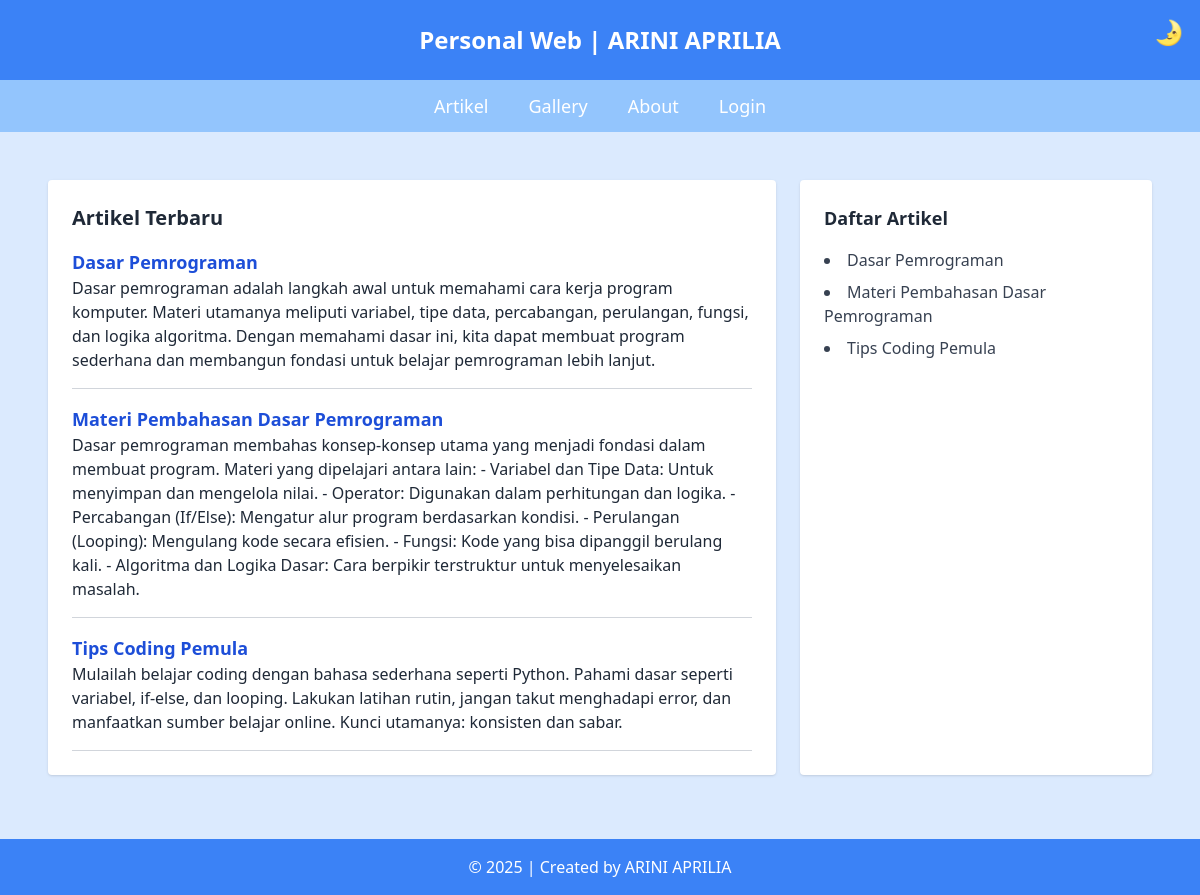
The page / on the database its author committed.
### tables this page shows
CREATE TABLE `tbl_artikel` (
  `id_artikel` int(5) NOT NULL,
  `nama_artikel` text NOT NULL,
  `isi_artikel` text NOT NULL
);

### index.php (the view, shortened to what this page needs)
<?php include "koneksi.php"; ?>
<!DOCTYPE html>
<html lang="en" class="transition duration-500">
<head>
    <script src="https://cdn.tailwindcss.com"></script>
</head>
<body class="bg-blue-100 dark:bg-gray-900 text-gray-800 dark:text-gray-100 font-sans transition duration-500">
<div class="absolute top-4 right-4 z-50">
    <button id="toggleDarkMode" class="text-2xl">
        🌛
    </button>
</div>
<header class="bg-blue-500 dark:bg-gray-800 text-white text-center p-6 text-2xl font-bold">
    Personal Web | ARINI APRILIA
</header>
<nav class="bg-blue-300 dark:bg-gray-700 text-white py-3">
    <ul class="flex justify-center space-x-10 font-medium text-lg">
        <li><a href="index.php" class="hover:underline">Artikel</a></li>
        <li><a href="gallery.php" class="hover:underline">Gallery</a></li>
        <li><a href="about.php" class="hover:underline">About</a></li>
        <li><a href="admin/login.php" class="hover:underline">Login</a></li>
    </ul>
</nav>
<main class="max-w-6xl mx-auto p-6 grid grid-cols-1 md:grid-cols-3 gap-6 mt-6">
    <section class="md:col-span-2 bg-white dark:bg-gray-800 p-6 rounded shadow">
        <h2 class="text-xl font-bold mb-4">Artikel Terbaru</h2>
        <div class="space-y-4">
        <?php
        $sql = "SELECT * FROM tbl_artikel ORDER BY id_artikel DESC";
        $query = mysqli_query($db, $sql);
        while ($data = mysqli_fetch_array($query)) {
            echo "<div class='border-b border-gray-300 dark:border-gray-600 pb-4'>";
            echo "<h3 class='text-lg font-semibold text-blue-700 dark:text-blue-300'>" .
            htmlspecialchars($data['nama_artikel']) . "</h3>";
            echo "<p>" . htmlspecialchars($data['isi_artikel']) . "</p>";
            echo "</div>";
        }
        ?>
        </div>
    </section>
    <aside class="bg-white dark:bg-gray-800 p-6 rounded shadow">
        <h2 class="text-lg font-bold mb-4">Daftar Artikel</h2>
        <ul class="space-y-2 list-disc list-inside text-gray-700 dark:text-gray-300">
        <?php
        $sql = "SELECT * FROM tbl_artikel ORDER BY id_artikel DESC";
        $query = mysqli_query($db, $sql);
        while ($data = mysqli_fetch_array($query)) {
            echo "<li>" . htmlspecialchars($data['nama_artikel']) . "</li>";
        }
        ?>
        </ul>
    </aside>
</main>
<footer class="bg-blue-500 dark:bg-gray-800 text-white text-center py-4 mt-10">
    &copy; <?php echo date('Y'); ?> | Created by ARINI APRILIA
</footer>
</body>
</html>

### rows shown on the page
tbl_artikel: nama_artikel "Dasar Pemrograman", isi_artikel "Dasar pemrograman adalah langkah awal untuk memahami cara kerja program komputer. Materi utamanya meliputi variabel, tipe data, percabangan, perulangan, fungsi, dan logika algoritma. Dengan memahami dasar ini, kita dapat membuat program sederhana dan membangun fondasi untuk belajar pemrograman lebih lanjut."
tbl_artikel: nama_artikel "Materi Pembahasan Dasar Pemrograman", isi_artikel "Dasar pemrograman membahas konsep-konsep utama yang menjadi fondasi dalam membuat program. Materi yang dipelajari antara lain: - Variabel dan Tipe Data: Untuk menyimpan dan mengelola nilai. - Operator: Digunakan dalam perhitungan dan logika. - Percabangan (If/Else): Mengatur alur program berdasarkan kondisi. - Perulangan (Looping): Mengulang kode secara efisien. - Fungsi: Kode yang bisa dipanggil berulang kali. - Algoritma dan Logika Dasar: Cara berpikir terstruktur untuk menyelesaikan masalah."
tbl_artikel: nama_artikel "Tips Coding Pemula", isi_artikel "Mulailah belajar coding dengan bahasa sederhana seperti Python. Pahami dasar seperti variabel, if-else, dan looping. Lakukan latihan rutin, jangan takut menghadapi error, dan manfaatkan sumber belajar online. Kunci utamanya: konsisten dan sabar."
